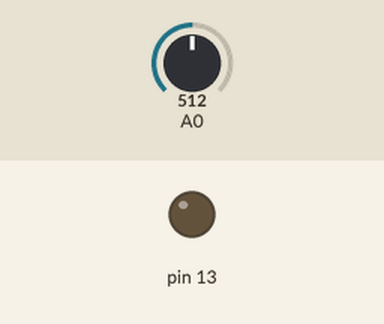
Simulated run of this sketch. Board: Arduino Uno, built with avr-gcc and run on an emulated ATmega328P. Parts: output pins drawn as LEDs (lit = HIGH). The test bench sets the inputs (shaded band); at power-on: A0 = 512.

Above: at 1.2 s.
1.3 s: A0 set to 54
2.8 s: A0 set to 46
At 4.0 s:
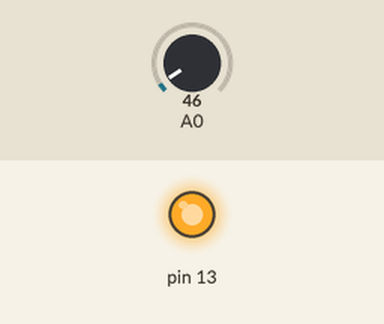
4.3 s: A0 set to 122
At 5.1 s:
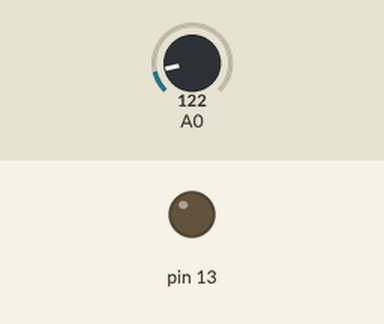
5.8 s: A0 set to 40
At 6.3 s:
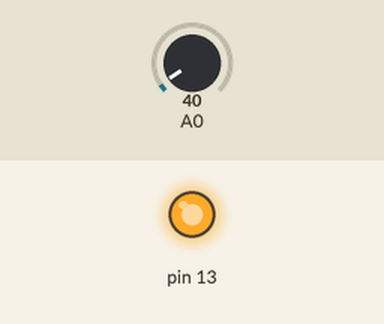
Timing chart, 0 to 8.3 s (numbered marks = the images above; inputs shaded):
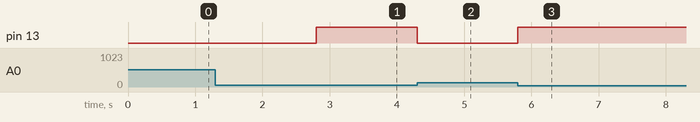

The sketch:

Relay.ino
```cpp
void setup() {
  pinMode(13, OUTPUT);
}

void loop() {
  int ldr_value = analogRead(A0);

  if (ldr_value < 50) {
    digitalWrite(13, HIGH);
  } else {
    digitalWrite(13, LOW);
  }
}
```

Measured:
- the behaviour switches between 50 and 49 on A0 (found by bisection; images 0 and 1)
- after the input at 1.3 s, every drawn part: stays the same
- after the input at 2.8 s, pin 13: LOW → HIGH at once
- after the input at 4.3 s, pin 13: HIGH → LOW at once
- after the input at 5.8 s, pin 13: LOW → HIGH at once
